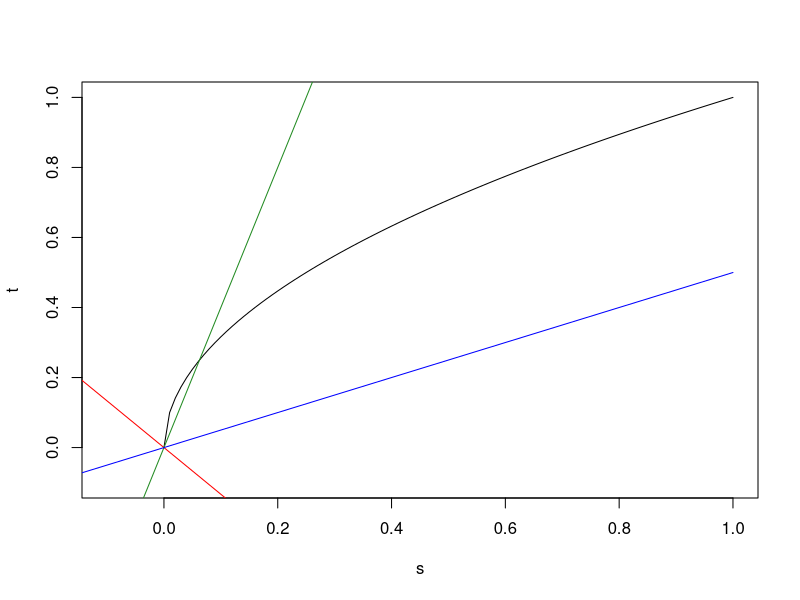

Write the R code that produced this figure.

# Problem 4 ---------------------------------------------------------------

s <- seq(-1, 1, 0.01)
gamma2 <- sqrt(s)
alphas <- c(-3 / 4, 1 / 4, 2)
cols <- c("red", "forestgreen", "blue")

plot(s, gamma2, type = "l", xlim = c(-0.1, 1), ylim = c(-0.1, 1),
     ylab = "t")
for (i in 1:length(alphas)){
  lines(s, s / alphas[i], col = cols[i])
}

